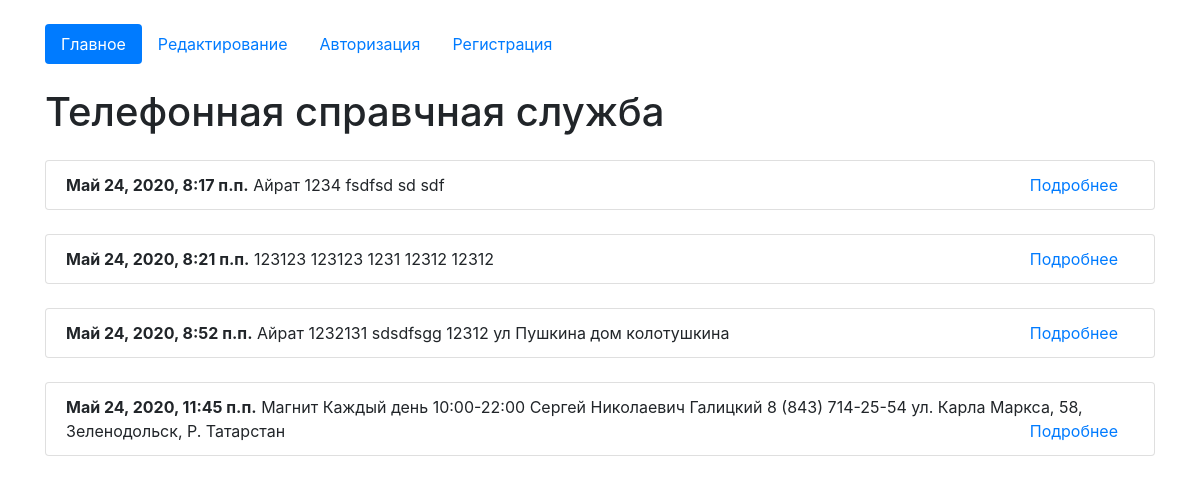
The page / on the database its author committed.
### app/models.py (models this page shows, shortened)
class Organisation(models.Model):
    author = models.ForeignKey(User, on_delete=models.CASCADE, verbose_name='Создатель записи',blank=True, null=True)
    create_date = models.DateTimeField(auto_now=True)
    name = models.CharField(max_length=50, null=True, verbose_name='Название')
    schedule  = models.TextField(null=True, verbose_name='График работы')
    owner = models.CharField(max_length=50, null=True, verbose_name='Владелец')
    contacts = models.TextField(null=True, verbose_name='Контакты')
    address = models. CharField(max_length=200, null=True, verbose_name='Адрес')
    class Meta:
        verbose_name =  'Организация'
        verbose_name_plural = 'Организации'

### app/views.py (the view)
# urls.py: path('', views.HomeListView.as_view(), name='home'),
class HomeListView(ListView):
    model = Organisation
    template_name = 'index.html'
    context_object_name = 'list_organisation'

### app/templates/index.html (shortened to what this page needs)
<!doctype html>
<html lang="en">
  <head>
    <link rel="stylesheet" href="https://stackpath.bootstrapcdn.com/bootstrap/4.5.0/css/bootstrap.min.css">
  </head>
  <body>
  <div class="container mt-4">
  <ul class="nav nav-pills">
  <li class="nav-item">
  {% url 'home' as url_home %}
    <a class="nav-link {% if url_home == request.path %}active {% endif %}" href="{{url_home}}">Главное</a>
  </li>
  <li class="nav-item">
  {% url 'edit_page' as url_edit_page %}
    <a class="nav-link {% if url_edit_page == request.path %} active {% endif %}" href={{url_edit_page}}>Редактирование</a>
  </li>
  {% if request.user.is_authenticated%}
  <li class="nav-item">
    <a class="nav-link ml-5 color:red"><b>Пользователь: {{request.user}}</b></a>
  </li>
  <li class="nav-item">
  {% url 'logout_page' as url_logout_page %}
    <a class="nav-link btn-danger ml-5" href="{{url_logout_page}}">Выйти</a>
  </li>
  {% else %}
<li class="nav-item">
   {% url 'login_page' as url_login_page %}
    <a class="nav-link {% if url_login_page == request.path %} active {% endif %}" href="{{url_login_page}}">Авторизация</a>
  </li>
  <li class="nav-item">
  {% url 'register_page' as url_register_page %}
    <a class="nav-link{% if url_register_page == request.path %} active {% endif %}" href="{{url_register_page}}">Регистрация</a>
  </li>
  {% endif %}
</ul>
{% block content %}
    <h1 class="mt-4">Телефонная справчная служба</h1>
    {% for i in list_organisation%}
        <ul class="list-group mt-4">
            <li class="list-group-item">
            <b>{{i.create_date}}</b>
            {{i.name}}
            <span>{{i.schedule}}</span>
            <span>{{i.owner}}</span>
            <span>{{i.contacts}}</span>
            <span>{{i.address}}</span>
            <span class="float-right mr-3"><a href="/detail/{{i.id}}">Подробнее</a></span>
            </li>
        </ul>
    {% endfor %}
{% endblock %}
</div>
  </body>
</html>

### rows shown on the page
Organisation: create_date "Май 24, 2020, 8:17 п.п.", name "Айрат", schedule "1234", owner "fsdfsd", contacts "sd", address "sdf"
Organisation: create_date "Май 24, 2020, 8:21 п.п.", name "123123", schedule "123123", owner "1231", contacts "12312", address "12312"
Organisation: create_date "Май 24, 2020, 8:52 п.п.", name "Айрат", schedule "1232131", owner "sdsdfsgg", contacts "12312", address "ул Пушкина дом колотушкина"
Organisation: create_date "Май 24, 2020, 11:45 п.п.", name "Магнит", schedule "Каждый день 10:00-22:00", owner "Сергей Николаевич Галицкий", contacts "8 (843) 714-25-54", address "ул. Карла Маркса, 58, Зеленодольск, Р. Татарстан"
